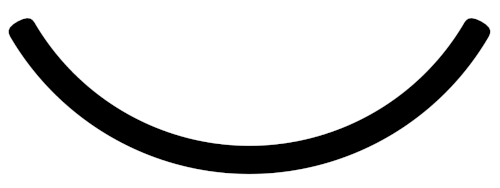
#> input picture resources/bit_starter.jpg, 500 x 188 px
$ python stampFuncsOptimized.py   (older library calls are emulated)
#> lines starting #> are read from the running program, lines starting #| are printed output that depends on the picture; after the words box and inside, x2 and y2 are one past the last pixel; in counts of white or black regions, pixels touching at a corner belong together
import cv2 as cv
import numpy as np
import math
import sys
import random


# --------------------------------------------------------------------------------
font = cv.FONT_HERSHEY_SIMPLEX
bit_colors = [ (255,0,0), (0,255,255), (0,255,0), (0,0,255), (255,255,0) ]

TRASH_CUTOFF = 2
STAMP_CUTOFF = 30
AREA_CUTOFF = 0

# [11 lines of commented-out code are left out]
THRESH_START = (0, 148, 252)
THRESH_END = (105, 350, 350)

# out height is fixed, so we can fix our stamp size
STAMP_W = 75
STAMP_H = 75
BIT_PERCENT_AREA = 0.15

# cropping area
#ACTIVE_AREA = [ [669,  86],
#                [1470, 133],
#                [572,  995],
#                [1546, 997] ]

#ACTIVE_AREA = [ [605,  80],
#                [1395, 117],
#                [532,  1015],
#                [1475, 1000] ]

ACTIVE_AREA = [ [588,  110],
                [1395, 117],
                [509,  1030],
                [1475, 1003] ]

#720
CAMERA_CALIB_MTX = np.array(
    [[ 874.90931472,    0.,          658.1936634 ],
     [   0.,          878.7926458,   385.33508979],
     [   0.,            0.,            1.        ]]
, np.float)


#720
CAMERA_CALIB_DIST = np.array(
    [[-0.35168813,  0.13369811, -0.00114138, -0.00110096, -0.02812739]]
    , np.float)


#1080
CAMERA_CALIB_MTX = np.array(
    [[  1.24001474e+04,   0.00000000e+00,   9.53052572e+02],
     [  0.00000000e+00,   7.21448228e+03,   5.37881141e+02],
     [  0.00000000e+00,   0.00000000e+00,   1.00000000e+00]]
, np.float)

#1080
CAMERA_CALIB_DIST = np.array(
[[ -7.74490514e+00,  -1.31558309e+02,  -2.40244863e-02, -2.86903700e-03, 1.18994236e+04]]
    , np.float)


# --------------------------------------------------------------------------------
IMG_BIT_STARTER = "../resources/bit_starter.jpg"
#IMG_BIT_STARTER = "../resources/bit_starter_03.jpg"
stamp_original = cv.imread(IMG_BIT_STARTER)
#> stamp_original is the input picture: shape (188, 500, 3); min 0, max 255, mean 212.2
stamp_starter = cv.imread(IMG_BIT_STARTER)
stamp_starter = cv.cvtColor(stamp_starter, cv.COLOR_BGR2GRAY)
ret, thresh_starter = cv.threshold(stamp_starter, 127, 255, 0)
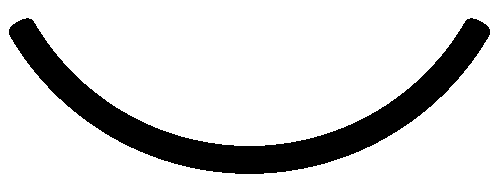
#> thresh_starter: shape (188, 500); 83.2% white; 1 black region, box (x1, y1, x2, y2) and area: (9, 18, 490, 174) 15752
stamp_starter = ~thresh_starter
#> stamp_starter: shape (188, 500); 16.8% white; 1 white region

im, contours_starter, hierarchy_starter = cv.findContours ( stamp_starter, cv.RETR_TREE, cv.CHAIN_APPROX_SIMPLE )
#> contours_starter = 1 contour; box (x1, y1, x2, y2) and area: (9, 18, 490, 174) 15239
cv.drawContours( stamp_original, contours_starter, -1, (255,0,0), 3 )
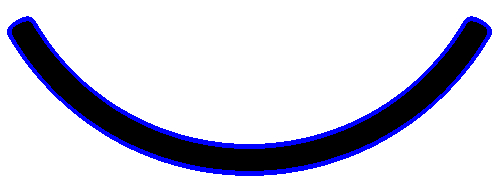
#> stamp_original: shape (188, 500, 3); 5.45% of pixels changed, all inside (x1, y1, x2, y2) = (7, 16, 492, 176)

# --------------------------------------------------------------------------------
bit_locations = [
    (0, 0.15, 0.5, 0.35),
    (0.5, 0.15, 0.5, 0.35),
    (0, 0.5, 0.35, 0.5),
    (0.35, 0.5, 0.3, 0.5),
    (0.65, 0.5, 0.35, 0.5)
]


# ----------------------------------------------------------------------------------------------------
# ----------------------------------------------------------------------------------------------------
# ----------------------------------------------------------------------------------------------------

# Perspecitive Fix calculations
(tl, tr, bl, br) = ACTIVE_AREA
widthA = np.sqrt(((br[0] - bl[0]) ** 2) + ((br[1] - bl[1]) ** 2))
widthB = np.sqrt(((tr[0] - tl[0]) ** 2) + ((tr[1] - tl[1]) ** 2))
perspective_maxWidth = max(int(widthA), int(widthB))

heightA = np.sqrt(((tr[0] - br[0]) ** 2) + ((tr[1] - br[1]) ** 2))
heightB = np.sqrt(((tl[0] - bl[0]) ** 2) + ((tl[1] - bl[1]) ** 2))
perspective_maxHeight = max(int(heightA), int(heightB))

perspecitive_dst = np.array([
    [0, 0],
    [perspective_maxWidth - 1, 0],
    [0, perspective_maxHeight - 1],
    [perspective_maxWidth - 1, perspective_maxHeight - 1]], dtype = "float32")

perspecitive_src = np.float32( ACTIVE_AREA )
perspective_M = cv.getPerspectiveTransform( perspecitive_src, perspecitive_dst )


# ----------------------------------------------------------------------------------------------------
# ----------------------------------------------------------------------------------------------------
# ----------------------------------------------------------------------------------------------------

# [363 lines left out: functions floodFillSelect, rotateBound, returnStamp, stampContours, cameraCalibrate, fixPerspective and 9 more, not called in this run]


def recArea( rec ):
    # x, y, w, h
    return rec[2]*rec[3]

def safeTuple(inputList):
    return tuple(map(lambda x: int(x), inputList))

# [14 lines left out: functions union, intersection, not called in this run]

$ run again, with resources/bit_starter_03.jpg copied over resources/bit_starter.jpg
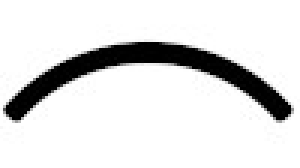
#> input picture resources/bit_starter_03.jpg, 100 x 56 px (shown 3 times larger)
#> stamp_original is the input picture: shape (56, 100, 3); min 0, max 255, mean 222.1
#> `ret, thresh_starter = cv.threshold(stamp_starter, 127, 255, 0)`:
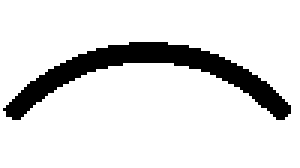
#> thresh_starter: shape (56, 100) (shown 3 times larger); 87.5% white; 1 black region, box (x1, y1, x2, y2) and area: (1, 14, 97, 40) 701
#> contours_starter = 1 contour; box (x1, y1, x2, y2) and area: (1, 14, 97, 40) 604
#> `cv.drawContours( stamp_original, contours_starter, -1, (255,0,0), 3 )`:
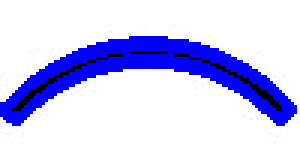
#> stamp_original: shape (56, 100, 3) (shown 3 times larger); 17.2% of pixels changed, all inside (x1, y1, x2, y2) = (0, 12, 99, 42)
